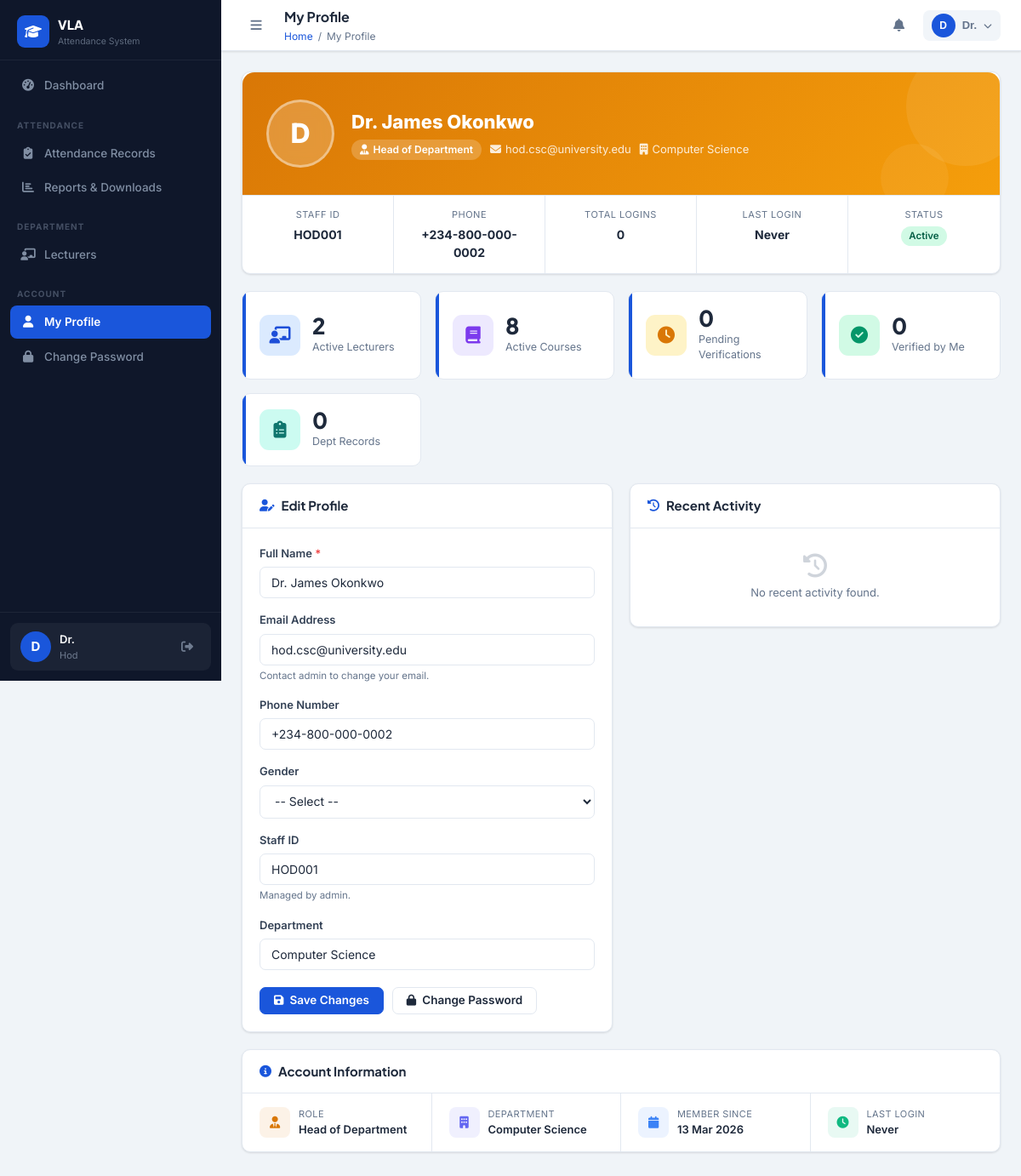
Screenshot of /hod/profile.php (signed in) with the database file from the repository.
### tables this page shows
CREATE TABLE IF NOT EXISTS users (
    id INT AUTO_INCREMENT PRIMARY KEY,
    full_name VARCHAR(150) NOT NULL,
    email VARCHAR(150) NOT NULL UNIQUE,
    phone VARCHAR(20),
    password VARCHAR(255) NOT NULL,
    role ENUM('admin','hod','lecturer') NOT NULL DEFAULT 'lecturer',
    department_id INT,
    staff_id VARCHAR(50) UNIQUE,
    gender ENUM('male','female','other'),
    qualification VARCHAR(200),
    specialization VARCHAR(200),
    profile_photo VARCHAR(255) DEFAULT 'default.png',
    status ENUM('active','inactive','suspended') DEFAULT 'active',
    last_login DATETIME,
    reset_token VARCHAR(100),
    reset_expires DATETIME,
    created_at TIMESTAMP DEFAULT CURRENT_TIMESTAMP,
    updated_at TIMESTAMP DEFAULT CURRENT_TIMESTAMP ON UPDATE CURRENT_TIMESTAMP,
    FOREIGN KEY (department_id) REFERENCES departments(id) ON DELETE SET NULL
);

CREATE TABLE IF NOT EXISTS departments (
    id INT AUTO_INCREMENT PRIMARY KEY,
    name VARCHAR(150) NOT NULL,
    code VARCHAR(20) NOT NULL UNIQUE,
    faculty VARCHAR(150),
    created_at TIMESTAMP DEFAULT CURRENT_TIMESTAMP
);

### hod/profile.php (the view, shortened to what the rows shown need)
<?php
require_once '../includes/functions.php';
$pageTitle = 'My Profile';
include '../includes/header.php';
?>
<div style="max-width:900px">
    <div class="card" style="margin-bottom:20px">
        <div style="background:linear-gradient(135deg,#d97706 0%,#f59e0b 100%);border-radius:14px 14px 0 0;padding:32px 28px;position:relative;overflow:hidden">
            <div style="display:flex;align-items:center;gap:20px;position:relative">
                <div style="width:80px;height:80px;border-radius:50%;background:rgba(255,255,255,.2);backdrop-filter:blur(10px);border:3px solid rgba(255,255,255,.4);display:flex;align-items:center;justify-content:center;font-size:32px;font-weight:800;color:#fff;flex-shrink:0">
                    <?= strtoupper(substr($user['full_name'], 0, 1)) ?>
                </div>
                <div>
                    <h2 style="color:#fff;font-size:22px;font-weight:800;margin:0 0 4px"><?= clean($user['full_name']) ?></h2>
                    <div style="display:flex;align-items:center;gap:10px;flex-wrap:wrap">
                        <span style="background:rgba(255,255,255,.2);color:#fff;font-size:12px;padding:3px 10px;border-radius:20px;font-weight:600">
                            <i class="fas fa-user-tie" style="margin-right:5px"></i>Head of Department
                        </span>
                        <span style="color:rgba(255,255,255,.85);font-size:13px">
                            <i class="fas fa-envelope" style="margin-right:5px"></i><?= clean($user['email']) ?>
                        </span>
                        <?php if ($user['dept_name']): ?>
                        <span style="color:rgba(255,255,255,.85);font-size:13px">
                            <i class="fas fa-building" style="margin-right:5px"></i><?= clean($user['dept_name']) ?>
                        </span>
                        <?php endif ?>
                    </div>
                </div>
            </div>
        </div>
    </div>
    <div class="grid-2" style="align-items:start">
        <div class="card" style="margin-bottom:0">
            <div class="card-body">
                <form method="POST">
                    <div class="form-group" style="margin-bottom:16px">
                        <label>Full Name <span class="req">*</span></label>
                        <input type="text" name="full_name" class="form-control"
                               value="<?= clean($user['full_name']) ?>" required>
                    </div>
                    <div class="form-group" style="margin-bottom:16px">
                        <label>Email Address</label>
                        <input type="email" class="form-control"
                               value="<?= clean($user['email']) ?>" disabled>
                        <div class="form-hint">Contact admin to change your email.</div>
                    </div>
                    <div class="form-group" style="margin-bottom:16px">
                        <label>Phone Number</label>
                        <input type="text" name="phone" class="form-control"
                               value="<?= clean($user['phone'] ?? '') ?>"
                               placeholder="+234-800-000-0000">
                    </div>
                    <div class="form-group" style="margin-bottom:16px">
                        <label>Staff ID</label>
                        <input type="text" class="form-control"
                               value="<?= clean($user['staff_id'] ?? '') ?>" disabled>
                        <div class="form-hint">Managed by admin.</div>
                    </div>
                    <div class="form-group" style="margin-bottom:20px">
                        <label>Department</label>
                        <input type="text" class="form-control"
                               value="<?= clean($user['dept_name'] ?? 'Not Assigned') ?>" disabled>
                    </div>
                </form>
            </div>
        </div>
    </div>
</div>
<?php include '../includes/footer.php'; ?>

### includes/header.php (shortened to what the rows shown need)
<?php
$user = getCurrentUser();
?>
<!DOCTYPE html>
<html lang="en">
<head>
<link rel="stylesheet" href="https://cdnjs.cloudflare.com/ajax/libs/font-awesome/6.4.2/css/all.min.css">
<link rel="stylesheet" href="<?= BASE_URL ?>assets/css/style.css">
</head>
<body>
<aside class="sidebar" id="sidebar">
  <div class="sidebar-footer">
    <div class="user-card">
      <div class="user-avatar">
        <?= strtoupper(substr($user['full_name'] ?? 'U', 0, 1)) ?>
      </div>
      <div class="user-info">
        <span class="user-name"><?= clean(explode(' ', $user['full_name'] ?? 'User')[0]) ?></span>
        <span class="user-role"><?= ucfirst($_SESSION['role'] ?? '') ?></span>
      </div>
      <a href="<?= BASE_URL ?>logout.php" class="logout-btn" title="Logout"><i class="fas fa-sign-out-alt"></i></a>
    </div>
  </div>
</aside>
<div class="main-wrapper" id="mainWrapper">
  <header class="topbar">
    <div class="topbar-title">
      <h1 class="page-title"><?= isset($pageTitle) ? clean($pageTitle) : 'Dashboard' ?></h1>
    </div>
    <div class="topbar-actions">
      <div class="profile-wrapper">
        <button class="icon-btn profile-btn" id="profileBtn">
          <div class="profile-avatar"><?= strtoupper(substr($user['full_name'] ?? 'U', 0, 1)) ?></div>
          <span class="profile-name"><?= clean(explode(' ', $user['full_name'] ?? 'User')[0]) ?></span>
          <i class="fas fa-chevron-down"></i>
        </button>
      </div>
    </div>
  </header>
  <main class="content-area">

### rows the page displays
users: full_name "D", full_name "Dr.", full_name "Dr. James Okonkwo", email "hod.csc@university.edu", department.name "Computer Science", phone "+234-800-000-0002", staff "HOD001"

### other values shown
$item['label'] "Dashboard"
$item['divider'] "ATTENDANCE"
$item['label'] "Attendance Records"
$item['label'] "Reports & Downloads"
$item['divider'] "DEPARTMENT"
$item['label'] "Lecturers"
$item['divider'] "ACCOUNT"
$item['label'] "My Profile"
$item['label'] "Change Password"
$_SESSION['role'] "Hod"
$pageTitle "My Profile"
$crumb['label'] "My Profile"
$label "STAFF ID"
$value "HOD001"
$label "PHONE"
